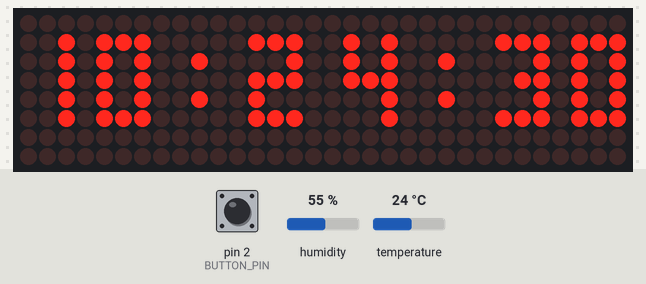
The program below on a simulated Arduino Uno, built with avr-gcc and run on an emulated ATmega328P. On the bench: 32×8 LED matrix. Inputs (shaded band) come from the test bench; at power-on: pin 2 (BUTTON_PIN) HIGH, humidity 55 %, temperature 24 °C. The local clock reads 2024-03-15 10:24:30 at power-on unless the program sets it.

Above: at 0.1 s.
1.3 s: pin 2 (BUTTON_PIN) pulled LOW for 0.15 s
At 1.8 s:
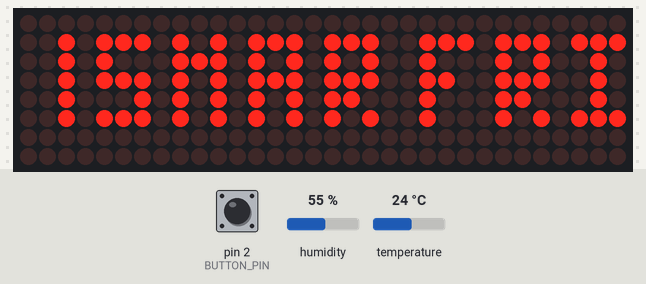
13.0 s: humidity set to 22 %
At 15.8 s:
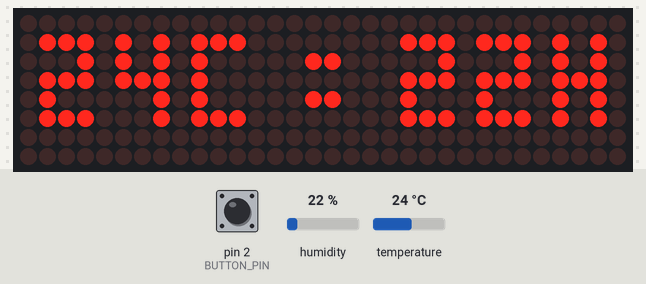
24.6 s: pin 2 (BUTTON_PIN) pulled LOW for 1 s
At 25.4 s:
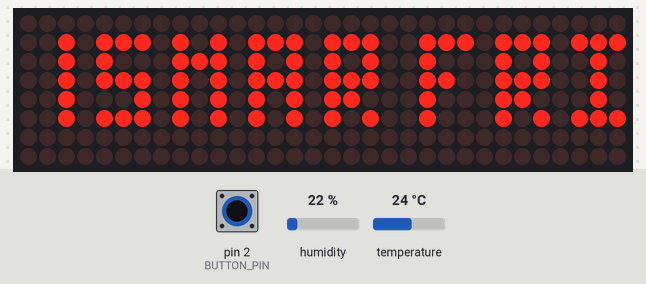
36.3 s: pin 2 (BUTTON_PIN) pulled LOW for 0.15 s
At 38.6 s:
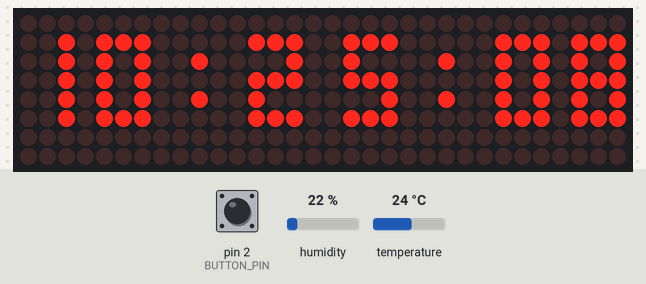
40.6 s: pin 2 (BUTTON_PIN) pulled LOW for 3.2 s
At 52.0 s:
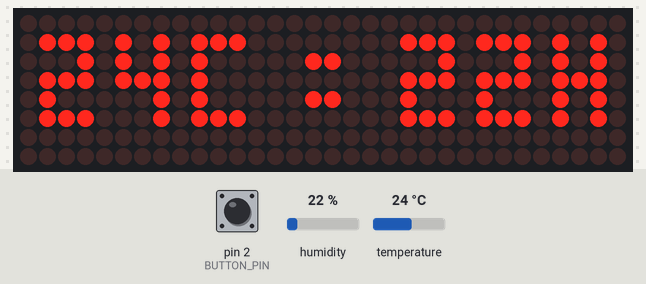
52.3 s: humidity set to 40 %
At 56.4 s:
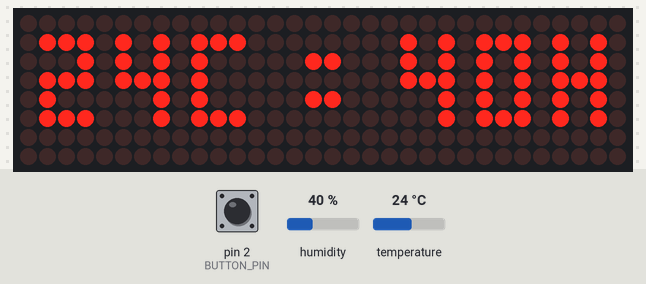
Timing chart, 0 to 57.9 s (numbered marks = the images above; inputs shaded):
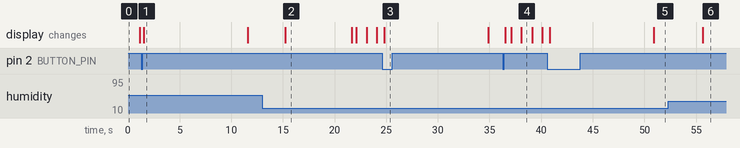

The program:

main.cpp
```cpp
#include <Arduino.h>
#include <LedControl.h>
#include <Wire.h>
#include <RTClib.h>
#include <SPI.h>
#include <DHT.h>
#include <Bounce2.h>

#define DIN_PIN 11
#define CLK_PIN 13
#define CS_PIN 10
#define NUM_DISPLAYS 4
#define BUTTON_PIN 2
#define DHTPIN 3
#define DHTTYPE DHT11

#define MIN_TEMP 0
#define MAX_TEMP 50
#define MIN_HUMIDITY 20
#define MAX_HUMIDITY 90

Bounce2::Button button = Bounce2::Button();

LedControl lc = LedControl(DIN_PIN, CLK_PIN, CS_PIN, NUM_DISPLAYS);
RTC_DS1307 rtc;
DHT dht(DHTPIN, DHTTYPE);

const uint8_t PROGMEM digits[][3] = {
    {0x1F, 0x11, 0x1F}, // 0
    {0x00, 0x00, 0x1F}, // 1
    {0x17, 0x15, 0x1D}, // 2
    {0x11, 0x15, 0x1F}, // 3
    {0x1C, 0x04, 0x1F}, // 4
    {0x1D, 0x15, 0x17}, // 5
    {0x1F, 0x15, 0x17}, // 6
    {0x10, 0x10, 0x1F}, // 7
    {0x1F, 0x15, 0x1F}, // 8
    {0x1D, 0x15, 0x1F}  // 9
};

const uint8_t PROGMEM colon[3] = {0x00, 0x0A, 0x00}; // :

const uint8_t PROGMEM font[][3] = {
    {0x1F, 0x11, 0x1F}, // 0
    {0x00, 0x00, 0x1F}, // 1
    {0x17, 0x15, 0x1D}, // 2
    {0x11, 0x15, 0x1F}, // 3
    {0x1C, 0x04, 0x1F}, // 4
    {0x1D, 0x15, 0x17}, // 5
    {0x1F, 0x15, 0x17}, // 6
    {0x10, 0x10, 0x1F}, // 7
    {0x1F, 0x15, 0x1F}, // 8
    {0x1D, 0x15, 0x1F}, // 9
    {0x00, 0x00, 0x00}, // space (10)
    {0x1F, 0x14, 0x1F}, // A (11)
    {0x1F, 0x15, 0x0A}, // B
    {0x1F, 0x11, 0x11}, // C
    {0x1F, 0x11, 0x0E}, // D
    {0x1F, 0x15, 0x11}, // E
    {0x1F, 0x14, 0x10}, // F
    {0x1F, 0x11, 0x17}, // G
    {0x1F, 0x04, 0x1F}, // H
    {0x11, 0x1F, 0x11}, // I
    {0x03, 0x01, 0x1F}, // J
    {0x1F, 0x04, 0x1B}, // K
    {0x1F, 0x01, 0x01}, // L
    {0x1F, 0x08, 0x1F}, // M
    {0x1F, 0x10, 0x0F}, // N
    {0x1F, 0x11, 0x1F}, // O
    {0x1F, 0x14, 0x1C}, // P
    {0x1C, 0x14, 0x1F}, // Q
    {0x1F, 0x16, 0x1D}, // R
    {0x1D, 0x15, 0x17}, // S
    {0x10, 0x1F, 0x10}, // T
    {0x1F, 0x01, 0x1F}, // U
    {0x1E, 0x01, 0x1E}, // V
    {0x1F, 0x02, 0x1F}, // W
    {0x1B, 0x04, 0x1B}, // X
    {0x1C, 0x07, 0x1C}, // Y
    {0x13, 0x15, 0x19}, // Z
    {0x01, 0x00, 0x00}, // . (37)
    {0x00, 0x0A, 0x00}, // : (38)
};

const char *DAYS[] = {"SUN", "MON", "TUE", "WED", "THU", "FRI", "SAT"};
const char *MONTHS[] = {"JAN", "FEB", "MAR", "APR", "MAY", "JUN", "JUL", "AUG", "SEP", "OCT", "NOV", "DEC"};

enum DisplayState
{
  TIME,
  DATE_DAY,
  TEMP_HUMIDITY
};
DisplayState currentState = TIME;
unsigned long lastStateChange = 0;

unsigned long lastButtonCheckTime = 0;
const unsigned long buttonCheckInterval = 1;

float lastValidTemp = 0;
float lastValidHumidity = 0;
unsigned long lastReadTime = 0;
const unsigned long sensorReadInterval = 5000;

void setup()
{
  for (int i = 0; i < NUM_DISPLAYS; i++)
  {
    lc.shutdown(i, false);
    lc.setIntensity(i, 2);
    lc.clearDisplay(i);
  }

  rtc.begin();
  if (!rtc.isrunning())
  {
    rtc.adjust(DateTime(F(__DATE__), F(__TIME__)));
  }

  dht.begin();

  button.attach(BUTTON_PIN, INPUT_PULLUP);
  button.interval(1);
  button.setPressedState(LOW);
}

void drawSmallDigit(int device, int col, int digit)
{
  for (int i = 0; i < 3; i++)
  {
    byte columnData = pgm_read_byte(&digits[digit][i]);
    columnData = columnData << 2;
    lc.setColumn(device, col + i, columnData);
  }
}

void drawSmallColon(int device, int col)
{
  for (int i = 0; i < 3; i++)
  {
    byte columnData = pgm_read_byte(&colon[i]);
    columnData = columnData << 2;
    lc.setColumn(device, col + i, columnData);
  }
}

void drawChar(int device, int col, char c)
{
  int index;
  if (c >= '0' && c <= '9')
    index = c - '0';
  else if (c >= 'A' && c <= 'Z')
    index = c - 'A' + 11;
  else if (c == ' ')
    index = 10;
  else if (c == '.')
    index = 37;
  else if (c == ':')
    index = 38;
  else
    return;

  for (int i = 0; i < 3; i++)
  {
    byte columnData = pgm_read_byte(&font[index][i]);
    columnData = columnData << 2;
    lc.setColumn(device, col + i, columnData);
  }
}

void clearDisplay()
{
  for (int i = 0; i < NUM_DISPLAYS; i++)
  {
    lc.clearDisplay(i);
  }
}

void displayTime(DateTime now)
{
  int hours = now.hour();
  int minutes = now.minute();
  int seconds = now.second();

  drawSmallDigit(3, 0, hours / 10);
  drawSmallDigit(3, 4, hours % 10);

  drawSmallColon(2, 0);

  drawSmallDigit(2, 4, minutes / 10);
  drawSmallDigit(1, 1, minutes % 10);

  drawSmallColon(1, 5);

  drawSmallDigit(0, 1, seconds / 10);
  drawSmallDigit(0, 5, seconds % 10);
}

void displayDateAndDay(DateTime now)
{
  char dateBuffer[6];
  sprintf(dateBuffer, "%02d%s", now.day(), MONTHS[now.month() - 1]);

  const char *day = DAYS[now.dayOfTheWeek()];

  int dateWidth = 5 * 4;
  int dayWidth = 3 * 4;

  int leftPad = (32 - (dateWidth + dayWidth)) / 2;

  for (int i = 0; i < 5; i++)
  {
    int position = leftPad + i * 4;
    drawChar(3 - position / 8, position % 8, dateBuffer[i]);
  }

  for (int i = 0; i < 3; i++)
  {
    int position = leftPad + dateWidth + 1 + i * 4;
    drawChar(3 - position / 8, position % 8, day[i]);
  }
}

void displayTempHumidity()
{
  char tempBuffer[4];
  char humBuffer[4];
  sprintf(tempBuffer, "%02d", (int)lastValidTemp);
  sprintf(humBuffer, "%02d", (int)lastValidHumidity);

  int leftPad = 1;

  for (int i = 0; i < 2; i++)
  {
    int position = leftPad + i * 4;
    drawChar(3 - position / 8, position % 8, tempBuffer[i]);
  }

  drawChar(2, 1, 'C');
  drawChar(2, 6, ':');
  drawChar(1, -1, ':');

  for (int i = 0; i < 2; i++)
  {
    int position = 4 + 16 + i * 4;
    drawChar(3 - position / 8, position % 8, humBuffer[i]);
  }

  drawChar(0, 4, 'H');
}

void updateSensorReadings()
{
  unsigned long currentTime = millis();
  if (currentTime - lastReadTime >= sensorReadInterval)
  {
    float newTemp = dht.readTemperature();
    float newHumidity = dht.readHumidity();

    if (!isnan(newTemp) && !isnan(newHumidity) &&
        newTemp >= MIN_TEMP && newTemp <= MAX_TEMP &&
        newHumidity >= MIN_HUMIDITY && newHumidity <= MAX_HUMIDITY)
    {
      lastValidTemp = newTemp;
      lastValidHumidity = newHumidity;
      lastReadTime = currentTime;
    }
  }
}

void handleButton()
{
  unsigned long currentTime = millis();

  if (currentTime - lastButtonCheckTime >= buttonCheckInterval)
  {
    lastButtonCheckTime = currentTime;

    button.update();

    if (button.fell())
    {
      if (currentState == TIME)
      {
        currentState = DATE_DAY;
      }
      else if (currentState == DATE_DAY)
      {
        currentState = TEMP_HUMIDITY;
      }
      else
      {
        currentState = TIME;
      }
      lastStateChange = currentTime;
      clearDisplay();
    }
  }
}

void updateDisplay()
{
  DateTime now = rtc.now();
  unsigned long currentTime = millis();

  if (currentState == TIME && currentTime - lastStateChange > 15000)
  {
    currentState = DATE_DAY;
    lastStateChange = currentTime;
    clearDisplay();
  }
  else if (currentState == DATE_DAY && currentTime - lastStateChange > 10000)
  {
    currentState = TEMP_HUMIDITY;
    lastStateChange = currentTime;
    clearDisplay();
  }
  else if (currentState == TEMP_HUMIDITY && currentTime - lastStateChange > 10000)
  {
    currentState = TIME;
    lastStateChange = currentTime;
    clearDisplay();
  }

  switch (currentState)
  {
  case TIME:
    displayTime(now);
    break;
  case DATE_DAY:
    displayDateAndDay(now);
    break;
  case TEMP_HUMIDITY:
    displayTempHumidity();
    break;
  }
}

void loop()
{
  handleButton();
  updateSensorReadings();
  updateDisplay();
}
```

Measured:
- after the input at 1.3 s, the display: changes after 0.21 s (image 1)
- after the input at 13.0 s, the display: changes after 2.2 s (image 2)
- after the input at 24.6 s, the display: changes after 0.20 s (image 3)
- after the input at 36.3 s, the display: first changes after 0.22 s (image 4 shows a later state)
- after the input at 52.3 s, the display: changes after 3.3 s (image 6)
- what the display in image 1 shows lasts 10.1 s, from 1.5 s to 11.6 s
- what the display in image 2 shows lasts 6.5 s, from 15.2 s to 21.7 s
